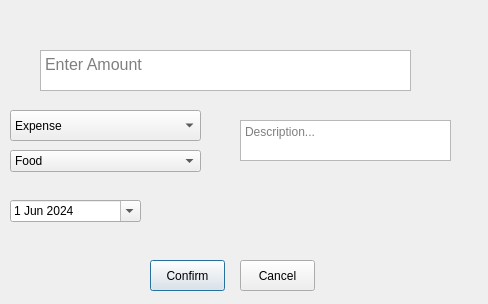
<?xml version="1.0" encoding="UTF-8"?>
<ui version="4.0">
 <class>editDialog</class>
 <widget class="QDialog" name="editDialog">
  <property name="geometry">
   <rect>
    <x>0</x>
    <y>0</y>
    <width>488</width>
    <height>304</height>
   </rect>
  </property>
  <property name="windowTitle">
   <string>Dialog</string>
  </property>
  <widget class="QTextEdit" name="amount">
   <property name="geometry">
    <rect>
     <x>40</x>
     <y>50</y>
     <width>371</width>
     <height>41</height>
    </rect>
   </property>
   <property name="font">
    <font>
     <pointsize>12</pointsize>
    </font>
   </property>
   <property name="html">
    <string>&lt;!DOCTYPE HTML PUBLIC &quot;-//W3C//DTD HTML 4.0//EN&quot; &quot;http://www.w3.org/TR/REC-html40/strict.dtd&quot;&gt;
&lt;html&gt;&lt;head&gt;&lt;meta name=&quot;qrichtext&quot; content=&quot;1&quot; /&gt;&lt;meta charset=&quot;utf-8&quot; /&gt;&lt;style type=&quot;text/css&quot;&gt;
p, li { white-space: pre-wrap; }
hr { height: 1px; border-width: 0; }
li.unchecked::marker { content: &quot;\2610&quot;; }
li.checked::marker { content: &quot;\2612&quot;; }
&lt;/style&gt;&lt;/head&gt;&lt;body style=&quot; font-family:'Segoe UI'; font-size:12pt; font-weight:400; font-style:normal;&quot;&gt;
&lt;p style=&quot;-qt-paragraph-type:empty; margin-top:0px; margin-bottom:0px; margin-left:0px; margin-right:0px; -qt-block-indent:0; text-indent:0px; font-size:9pt;&quot;&gt;&lt;br /&gt;&lt;/p&gt;&lt;/body&gt;&lt;/html&gt;</string>
   </property>
   <property name="placeholderText">
    <string>Enter Amount</string>
   </property>
  </widget>
  <widget class="QComboBox" name="category">
   <property name="geometry">
    <rect>
     <x>10</x>
     <y>150</y>
     <width>191</width>
     <height>22</height>
    </rect>
   </property>
   <item>
    <property name="text">
     <string>Food</string>
    </property>
   </item>
   <item>
    <property name="text">
     <string>Bills</string>
    </property>
   </item>
   <item>
    <property name="text">
     <string>Comfort</string>
    </property>
   </item>
   <item>
    <property name="text">
     <string>Hygiene</string>
    </property>
   </item>
   <item>
    <property name="text">
     <string>Medicine</string>
    </property>
   </item>
   <item>
    <property name="text">
     <string>Transportation</string>
    </property>
   </item>
   <item>
    <property name="text">
     <string>Other</string>
    </property>
   </item>
  </widget>
  <widget class="QDateEdit" name="date">
   <property name="geometry">
    <rect>
     <x>10</x>
     <y>200</y>
     <width>131</width>
     <height>22</height>
    </rect>
   </property>
   <property name="dateTime">
    <datetime>
     <hour>16</hour>
     <minute>0</minute>
     <second>0</second>
     <year>2024</year>
     <month>6</month>
     <day>1</day>
    </datetime>
   </property>
   <property name="maximumDateTime">
    <datetime>
     <hour>7</hour>
     <minute>59</minute>
     <second>59</second>
     <year>2034</year>
     <month>12</month>
     <day>27</day>
    </datetime>
   </property>
   <property name="minimumDateTime">
    <datetime>
     <hour>16</hour>
     <minute>0</minute>
     <second>0</second>
     <year>2013</year>
     <month>12</month>
     <day>27</day>
    </datetime>
   </property>
   <property name="calendarPopup">
    <bool>true</bool>
   </property>
   <property name="date">
    <date>
     <year>2024</year>
     <month>6</month>
     <day>1</day>
    </date>
   </property>
  </widget>
  <widget class="QComboBox" name="type">
   <property name="geometry">
    <rect>
     <x>10</x>
     <y>110</y>
     <width>191</width>
     <height>31</height>
    </rect>
   </property>
   <item>
    <property name="text">
     <string>Expense</string>
    </property>
   </item>
   <item>
    <property name="text">
     <string>Income</string>
    </property>
   </item>
  </widget>
  <widget class="QPlainTextEdit" name="description">
   <property name="geometry">
    <rect>
     <x>240</x>
     <y>120</y>
     <width>211</width>
     <height>41</height>
    </rect>
   </property>
   <property name="placeholderText">
    <string>Description...</string>
   </property>
  </widget>
  <widget class="QPushButton" name="confirm">
   <property name="geometry">
    <rect>
     <x>150</x>
     <y>260</y>
     <width>75</width>
     <height>31</height>
    </rect>
   </property>
   <property name="text">
    <string>Confirm</string>
   </property>
  </widget>
  <widget class="QPushButton" name="cancel">
   <property name="geometry">
    <rect>
     <x>240</x>
     <y>260</y>
     <width>75</width>
     <height>31</height>
    </rect>
   </property>
   <property name="text">
    <string>Cancel</string>
   </property>
  </widget>
 </widget>
 <resources/>
 <connections/>
</ui>
